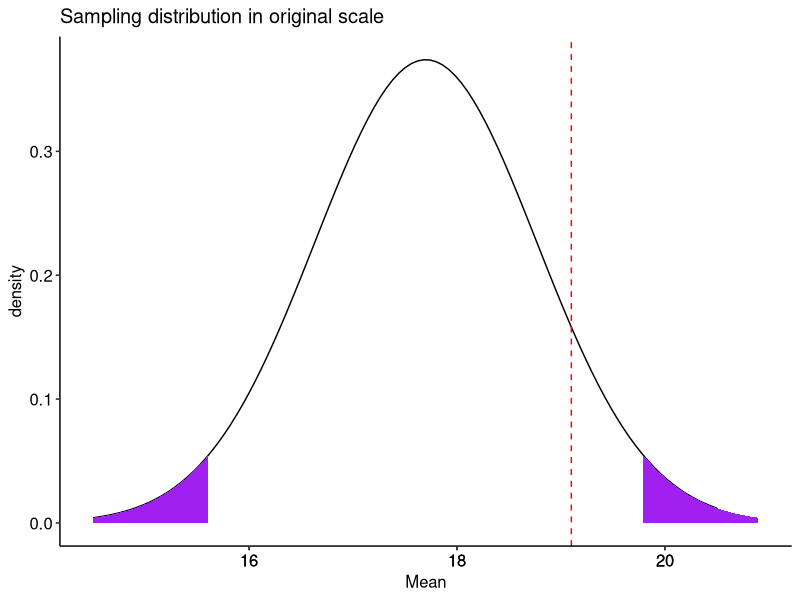
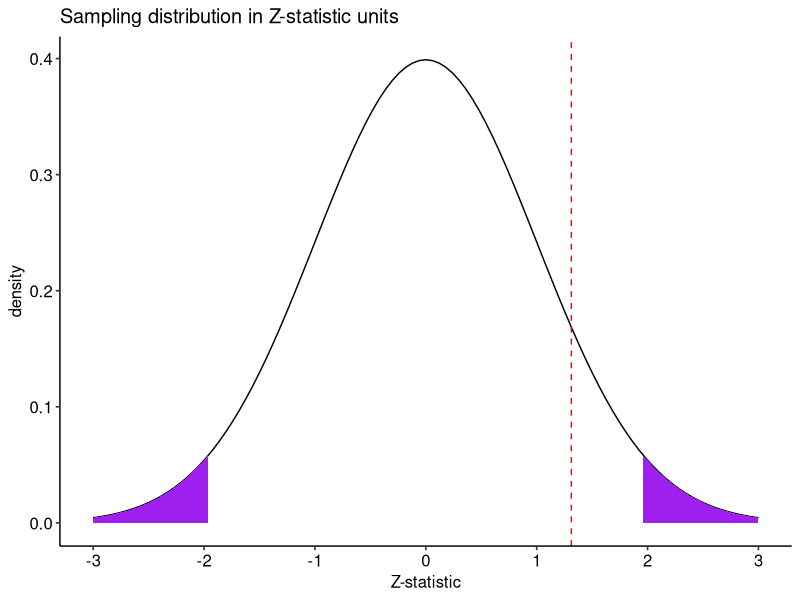
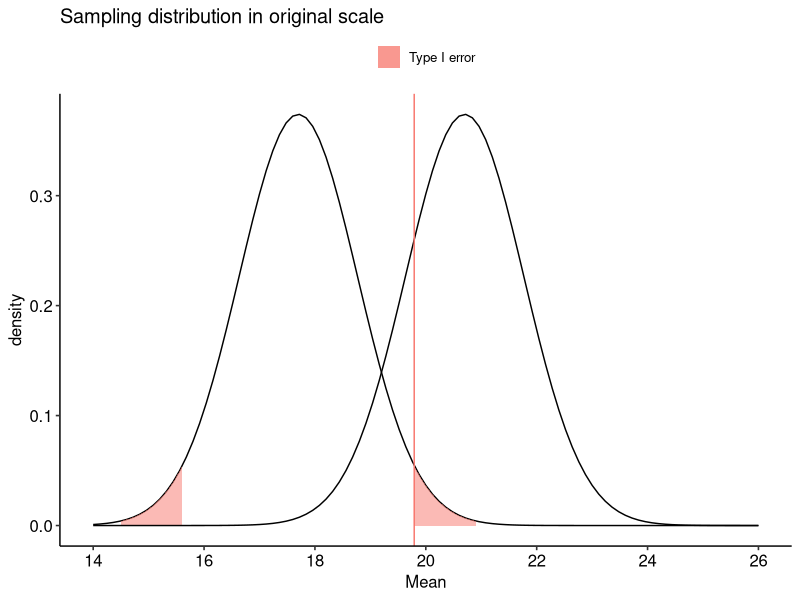
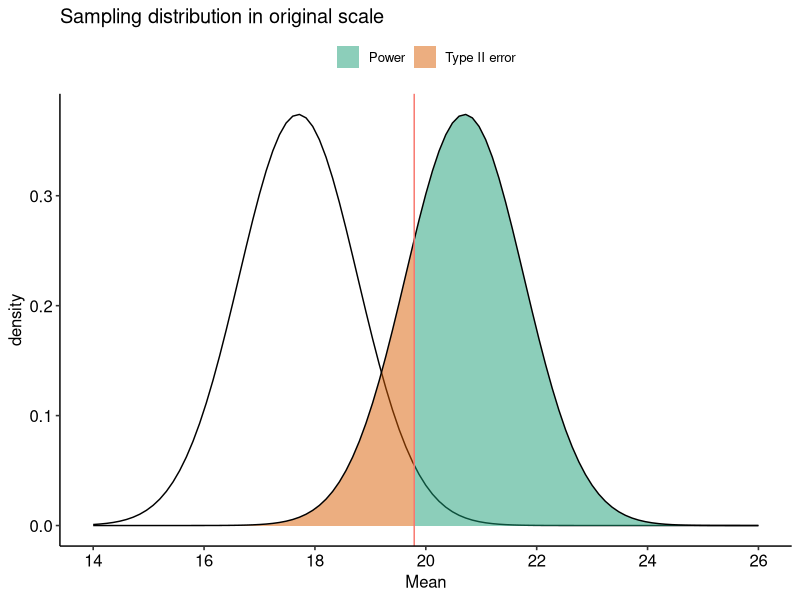
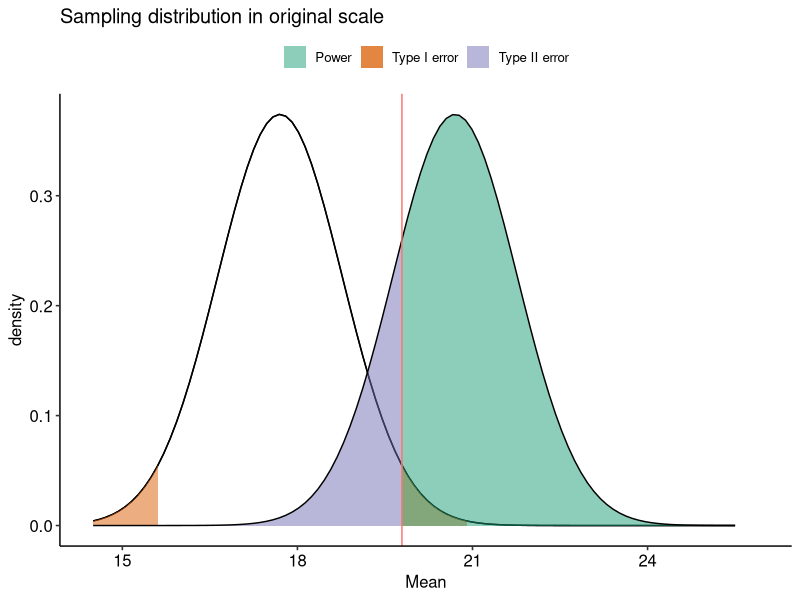
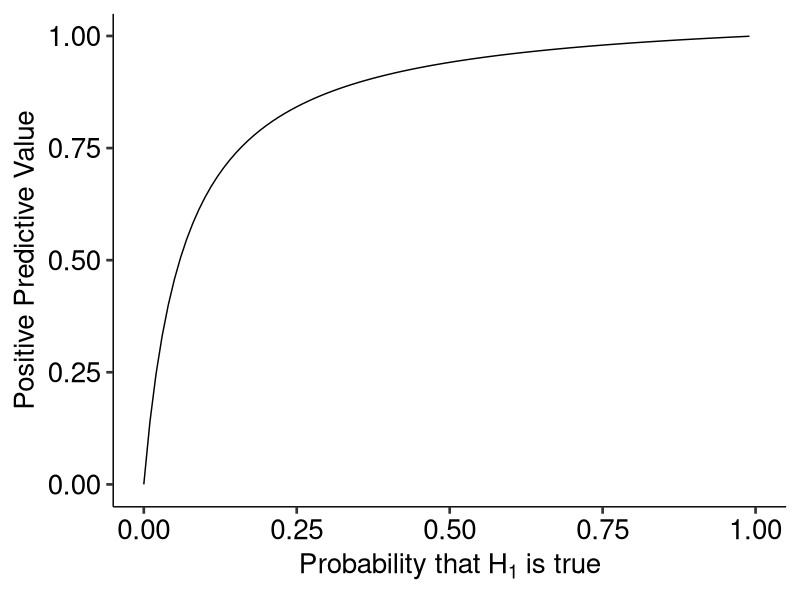
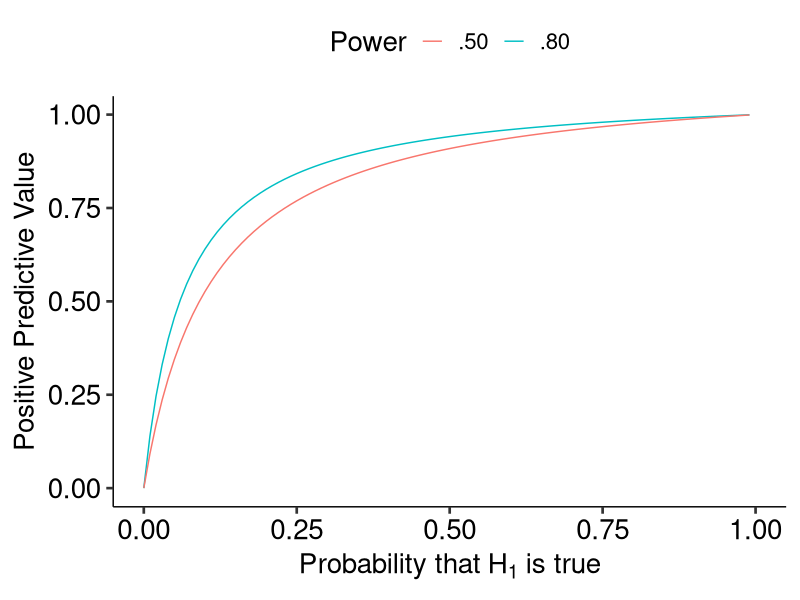
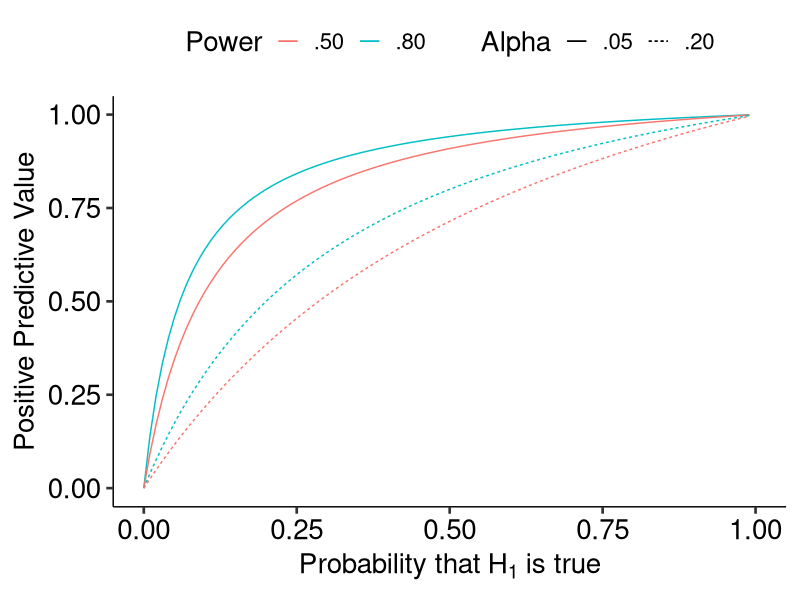

Write R code to recreate these figures, in order.
## ---- chunk 1
library(tidyverse)
library(ggpubr)
## ---- chunk 2
mu = 17.7
sigma = 3.2
n = 9
xbar = 19.1

sem = sigma/sqrt(n)

cv_pos = mu + 1.96*sem
cv_neg = mu - 1.96*sem

zstat = (xbar-mu)/sem
## ---- chunk 3
#| code-fold: true
mu = 17.7; sigma = 3.2; n = 9; xbar = 19.1

sem = sigma/sqrt(n)

cv_pos = mu + 1.96*sem
cv_neg = mu - 1.96*sem

zstat = (xbar-mu)/sem
lower_bound = mu-3*sem
upper_bound = mu+3*sem

data.frame(M = c(lower_bound:upper_bound)) %>%
  ggplot(aes(x = M)) +
   stat_function(fun = function(x) dnorm(x, mean = mu, sd = sem), 
                 geom = "line") +
  stat_function(fun = function(x) dnorm(x, mean = mu, sd = sem), 
                 geom = "area", fill = "purple", xlim = c(cv_pos, upper_bound)) +
  stat_function(fun = function(x) dnorm(x, mean = mu, sd = sem), 
                 geom = "area", fill = "purple", xlim = c(lower_bound, cv_neg)) +
  geom_vline(aes(xintercept = xbar), color = "red", linetype = "dashed") +
  scale_x_continuous(breaks = round(c(lower_bound:upper_bound))) + 
  labs(x = "Mean", y = "density", title = "Sampling distribution in original scale")+
  theme_pubr()
## ---- chunk 4
#| code-fold: true
data.frame(M = c(-3:3)) %>%
  ggplot(aes(x = M)) +
   stat_function(fun = function(x) dnorm(x), 
                 geom = "line") +
  stat_function(fun = function(x) dnorm(x), 
                 geom = "area", fill = "purple", xlim = c(1.96, 3)) +
  stat_function(fun = function(x) dnorm(x), 
                 geom = "area", fill = "purple", xlim = c(-3, -1.96)) +
  geom_vline(aes(xintercept = zstat), color = "red", linetype = "dashed") +
  scale_x_continuous(breaks = c(-3:3)) +
  labs(x = "Z-statistic", y = "density", title = "Sampling distribution in Z-statistic units")+
  theme_pubr()
## ---- chunk 5
pnorm(q = 19.1, mean = 17.7, sd = 1.067, lower.tail = F)*2
pnorm(q = 1.3125, lower.tail = F)*2
## ---- chunk 6
#| code-fold: true
data.frame(M = c(lower_bound:(upper_bound+5))) %>%
  ggplot(aes(x = M)) +
  stat_function(fun = function(x) dnorm(x, mean = mu, sd = sem), 
                 geom = "line") +
  stat_function(aes(fill = "Type I error"), fun = function(x) dnorm(x, mean = mu, sd = sem), 
                 geom = "area", xlim = c(cv_pos, upper_bound),
                alpha = .5) +
  stat_function(aes(fill = "Type I error"), fun = function(x) dnorm(x, mean = mu, sd = sem), 
                 geom = "area", xlim = c(lower_bound, cv_neg),
                alpha = .5) +
  stat_function(fun = function(x) dnorm(x, mean = mu+3, sd = sem), 
                 geom = "line") +
  geom_vline(aes(xintercept = cv_pos, color = "Type I error")) +
  scale_x_continuous(breaks = seq(14,26,2), limits = c(14,26)) +
  guides(color = "none") +
  labs(x = "Mean", y = "density", title = "Sampling distribution in original scale", fill = NULL)+
  theme_pubr()
## ---- chunk 7
#| code-fold: true
data.frame(M = c(lower_bound:(upper_bound+5))) %>%
  ggplot(aes(x = M)) +
   stat_function(fun = function(x) dnorm(x, mean = mu, sd = sem), 
                 geom = "line") +
  stat_function(aes(fill = "Type II error"), fun = function(x) dnorm(x, mean = mu+3, sd = sem), 
                 geom = "area", xlim = c(lower_bound, cv_pos),
                alpha = .5) +
  stat_function(aes(fill = "Power"), fun = function(x) dnorm(x, mean = mu+3, sd = sem), 
                 geom = "area", xlim = c(cv_pos, upper_bound+5),
                alpha = .5) +
  stat_function(fun = function(x) dnorm(x, mean = mu+3, sd = sem), 
                 geom = "line") +
  geom_vline(aes(xintercept = cv_pos, color = "Type I error")) +
  scale_x_continuous(breaks = seq(14,26,2), limits = c(14,26)) +
  scale_fill_brewer(palette = "Dark2") +
  guides(color = "none") +
  labs(x = "Mean", y = "density", title = "Sampling distribution in original scale", fill = NULL)+
  theme_pubr()
## ---- chunk 8
#| code-fold: true
data.frame(M = c(lower_bound:(upper_bound+5))) %>%
  ggplot(aes(x = M)) +
   stat_function(fun = function(x) dnorm(x, mean = mu, sd = sem), 
                 geom = "line") +
  stat_function(fun = function(x) dnorm(x, mean = mu, sd = sem), 
                 geom = "line") +
  stat_function(aes(fill = "Type I error"), 
                fun = function(x) dnorm(x, mean = mu, sd = sem), 
                geom = "area", 
                xlim = c(cv_pos, upper_bound),
                alpha = .5) +
  stat_function(aes(fill = "Type I error"), 
                fun = function(x) dnorm(x, mean = mu, sd = sem), 
                geom = "area", 
                xlim = c(lower_bound, cv_neg),
                alpha = .5) +
  stat_function(aes(fill = "Type II error"), 
                fun = function(x) dnorm(x, mean = mu+3, sd = sem), 
                geom = "area", 
                xlim = c(lower_bound, cv_pos),
                alpha = .5) +
  stat_function(aes(fill = "Power"), 
                fun = function(x) dnorm(x, mean = mu+3, sd = sem), 
                geom = "area", 
                xlim = c(cv_pos, upper_bound+5),
                alpha = .5) +
  stat_function(fun = function(x) dnorm(x, mean = mu+3, sd = sem), 
                geom = "line") +
  geom_vline(aes(xintercept = cv_pos, 
                 color = "Type I error")) +
  #scale_x_continuous(breaks = c(14:26), limits = c(14:26)) + 
  scale_fill_brewer(palette = "Dark2") +
  guides(color = "none") +
  labs(x = "Mean", 
       y = "density", 
       title = "Sampling distribution in original scale", 
       fill = NULL)+
  theme_pubr()

## ---- chunk 9
#| code-fold: true
ppv_fun = function(R, beta = .20, alpha = .05){
  ppv = ((1-beta)*R)/((1-beta)*R + alpha)
  return(ppv)
}

data.frame(prob = seq(0,1, by = .01)) %>%
  mutate(ratio = prob/(1-prob),
         ppv = ppv_fun(ratio)) %>%
  ggplot(aes(x = prob, y = ppv)) +
  geom_line() +
  scale_x_continuous(expression("Probability that"~H[1]~"is true")) +
  scale_y_continuous("Positive Predictive Value")+
  theme_pubr(base_size = 20)
## ---- chunk 10
#| code-fold: true
data.frame(prob = seq(0,1, by = .01)) %>%
  mutate(ratio = prob/(1-prob),
         ppv = ppv_fun(ratio),
         ppv_low = ppv_fun(ratio, beta = .5)) %>%
  ggplot(aes(x = prob)) +
  geom_line(aes(y = ppv, color = ".80")) +
  geom_line(aes(y = ppv_low, color = ".50")) +
  scale_x_continuous(expression("Probability that"~H[1]~"is true")) +
  scale_y_continuous("Positive Predictive Value")+
  scale_color_discrete("Power")+
  theme_pubr(base_size = 20)
## ---- chunk 11
#| code-fold: true
data.frame(prob = seq(0,1, by = .01)) %>%
  mutate(ratio = prob/(1-prob),
         ppv = ppv_fun(ratio),
         ppv_low = ppv_fun(ratio, beta = .5),
         ppv_alp = ppv_fun(ratio, alpha = .20),
         ppv_low_alp = ppv_fun(ratio, beta = .5, alpha = .20)) %>%
  ggplot(aes(x = prob)) +
  geom_line(aes(y = ppv, color = ".80", linetype = ".05")) +
  geom_line(aes(y = ppv_low, color = ".50", linetype = ".05")) +
  geom_line(aes(y = ppv_alp, color = ".80", linetype = ".20")) +
  geom_line(aes(y = ppv_low_alp, color = ".50", linetype = ".20")) +
  scale_x_continuous(expression("Probability that"~H[1]~"is true")) +
  scale_y_continuous("Positive Predictive Value")+
  scale_color_discrete("Power")+
  scale_linetype_discrete("Alpha") +
  theme_pubr(base_size = 20)
## ---- chunk 12
#| code-fold: true
set.seed(201112)
# number of simulations
sims = 10000
# sample size
N = 30
# create empty vector for storing p-values
p_values = numeric(sims) 
# loop
for(i in 1:sims){
  # draw sample
  sample = rnorm(n = N, 
                 mean = 0, 
                 sd = 1) 
  sample_mean = mean(sample) 
  sample_sd = sd(sample)
  se_mean = sample_sd/sqrt(N)
  z_stat = (sample_mean-0)/se_mean
  sample_p = pnorm(q = abs(z_stat), 
                   lower.tail = F)
  p_values[i] = sample_p
}
## ---- chunk 13
data.frame(sim = 1:sims, p=p_values) %>%
  ggplot(aes(x = p)) +
    geom_density(alpha = .4, fill = "grey")+
    theme_bw(base_size = 16) +
  labs(x = "p-value", y = "frequency")
## ---- chunk 14
#| code-fold: true
set.seed(201112)
# create empty vector for storing p-values
p_values = numeric(sims) 
# loop
for(i in 1:sims){
  # draw sample
  sample = rnorm(n = N, 
                 mean = .25, 
                 sd = 1) 
  sample_mean = mean(sample) 
  sample_sd = sd(sample)
  se_mean = sample_sd/sqrt(N)
  z_stat = (sample_mean-0)/se_mean
  sample_p = pnorm(q = abs(z_stat), 
                   lower.tail = F)
  p_values[i] = sample_p
}
## ---- chunk 15
data.frame(sim = 1:sims, p=p_values) %>%
  ggplot(aes(x = p)) +
    geom_density(alpha = .4, fill = "grey")+
    theme_bw(base_size = 16) +
  labs(x = "p-value", y = "frequency")
## ---- chunk 16
#| code-fold: true
set.seed(201112)
# create empty vector for storing p-values
p_values = numeric(sims) 
# loop
for(i in 1:sims){
  # draw sample
  sample = rnorm(n = N, 
                 mean = .50, 
                 sd = 1) 
  sample_mean = mean(sample) 
  sample_sd = sd(sample)
  se_mean = sample_sd/sqrt(N)
  z_stat = (sample_mean-0)/se_mean
  sample_p = pnorm(q = abs(z_stat), 
                   lower.tail = F)
  p_values[i] = sample_p
}
## ---- chunk 17
data.frame(sim = 1:sims, p=p_values) %>%
  ggplot(aes(x = p)) +
    geom_density(alpha = .4, fill = "grey")+
    theme_bw(base_size = 16) +
  labs(x = "p-value", y = "frequency")
## ---- chunk 18
#| code-fold: true
data.frame(sim = 1:sims, p=p_values) %>%
  ggplot(aes(x = p)) +
    geom_density(alpha = .4, fill = "grey")+
  scale_x_continuous(limits = c(0, .05)) +
    theme_bw(base_size = 16) +
  labs(x = "p-value", y = "frequency")
## ---- chunk 19
#| code-fold: true
set.seed(201112)
# create empty vector for storing p-values
p_values = numeric(sims) 
# loop
for(i in 1:sims){
  try = 1
  sample_p = 1
  # while these statements are true, 
  # keep going
  while(sample_p >= .05 & try <= 2){
    sample = rnorm(n = N, 
                 mean = 0, 
                 sd = 1) 
  sample_mean = mean(sample) 
  sample_sd = sd(sample)
  se_mean = sample_sd/sqrt(N)
  z_stat = (sample_mean-0)/se_mean
  sample_p = pnorm(q = abs(z_stat), 
                   lower.tail = F)
  try = try+1
  }
  p_values[i] = sample_p
}
## ---- chunk 20
data.frame(sim = 1:sims, p=p_values) %>%
  ggplot(aes(x = p)) +
    geom_density(alpha = .4, fill = "grey")+
  scale_x_continuous(limits = c(0, .1)) +
    theme_bw(base_size = 16) +
  labs(x = "p-value", y = "frequency", 
       title = "One extra try")
## ---- chunk 21
#| code-fold: true
set.seed(201112)
# create empty vector for storing p-values
p_values = numeric(sims) 
# loop
for(i in 1:sims){
  try = 1
  sample_p = 1
  # while these statements are true, 
  # keep going
  while(sample_p >= .05 & try <= 3){
    try = try+1
    sample = rnorm(n = N, 
                 mean = 0, 
                 sd = 1) 
  sample_mean = mean(sample) 
  sample_sd = sd(sample)
  se_mean = sample_sd/sqrt(N)
  z_stat = (sample_mean-0)/se_mean
  sample_p = pnorm(q = abs(z_stat), 
                   lower.tail = F)
  }
  p_values[i] = sample_p
}
## ---- chunk 22
data.frame(sim = 1:sims, p=p_values) %>%
  ggplot(aes(x = p)) +
  geom_density(alpha = .4, fill = "grey")+
  scale_x_continuous(limits = c(0, .1)) +
    theme_bw(base_size = 16) +
  labs(x = "p-value", y = "frequency", 
       title = "Two extra tries")
## ---- chunk 23
#| code-fold: true
phack_data = data.frame(sim = 1:sims, p=p_values,
                        type = "p-hack") 

set.seed(201112)
# create empty vector for storing p-values
p_values = numeric(sims) 
# loop
for(i in 1:sims){
  # draw sample
  sample = rnorm(n = N, 
                 mean = .25, 
                 sd = 1) 
  sample_mean = mean(sample) 
  sample_sd = sd(sample)
  se_mean = sample_sd/sqrt(N)
  z_stat = (sample_mean-0)/se_mean
  sample_p = pnorm(q = abs(z_stat), 
                   lower.tail = F)
  p_values[i] = sample_p
}

nonp_data = data.frame(sim = 1:sims, p=p_values,
                       type = "true H1") 


full_join(phack_data, nonp_data) %>%
  ggplot(aes(x = p, fill = type)) +
    geom_density(alpha = .4) +
  scale_x_continuous(limits = c(0, .1)) +
    theme_bw(base_size = 16) +
  labs(x = "p-value", y = "frequency", 
       title = "Two extra tries")
